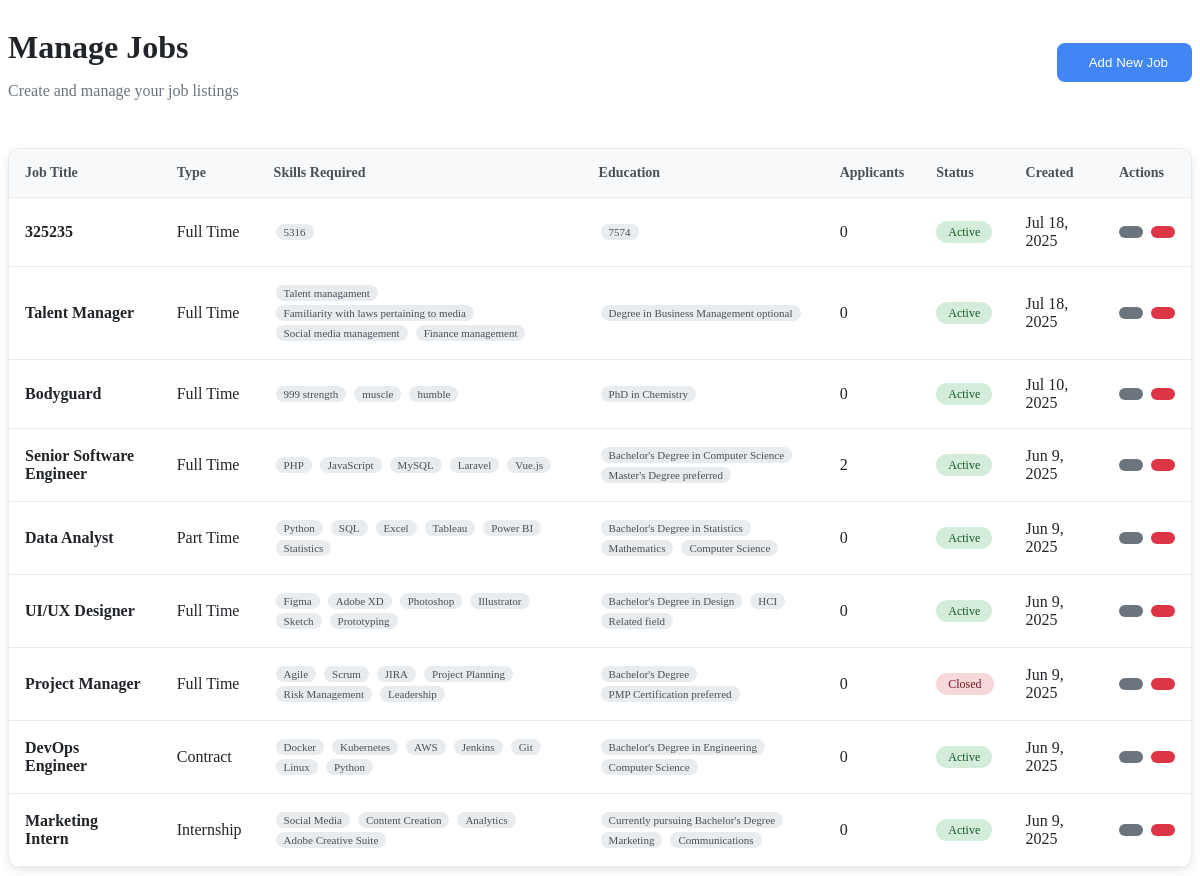
Page /Content/contentview/manage-jobs.php on the earlier database version.
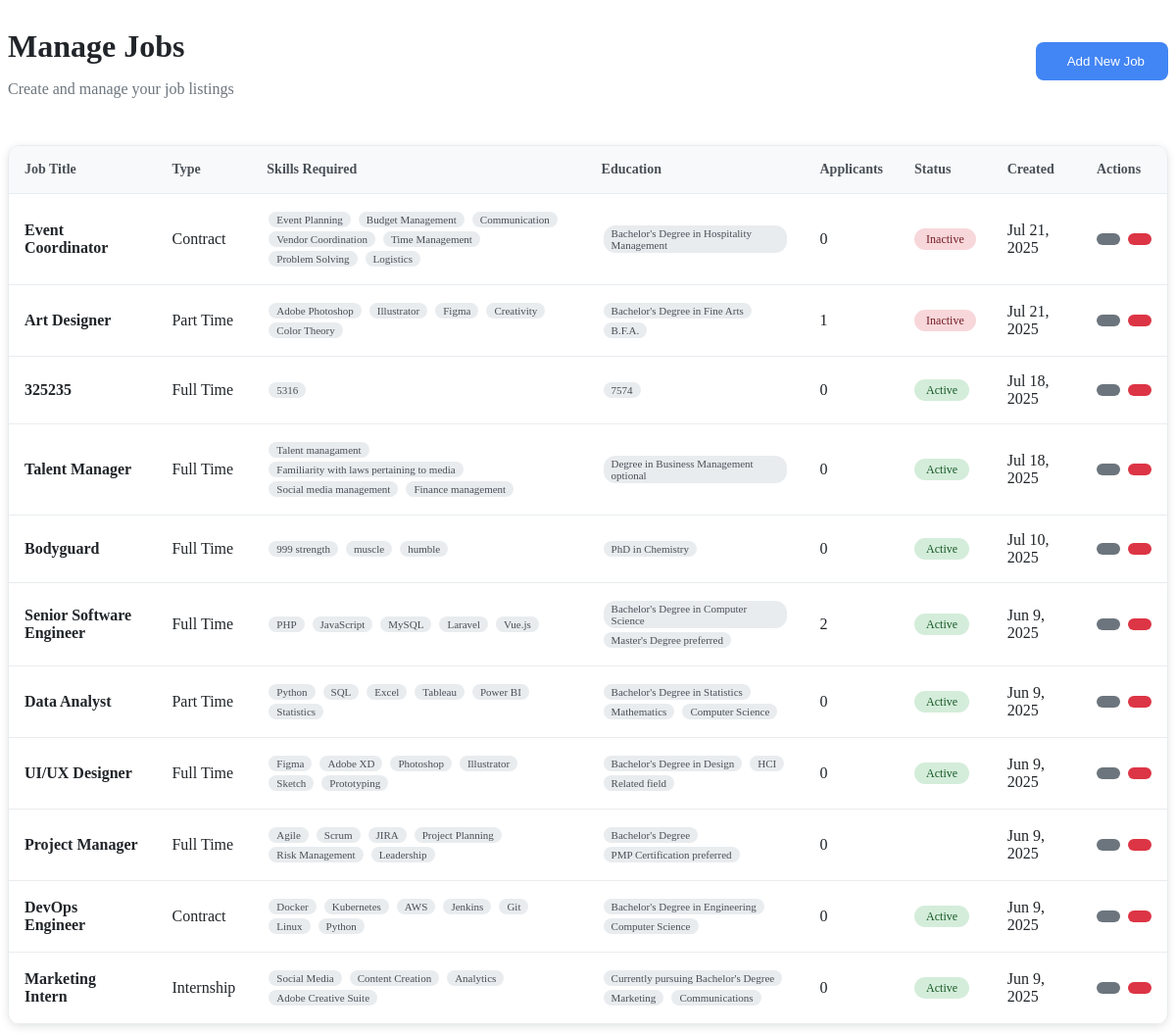
Same page on the later database version.
### tables this page shows
CREATE TABLE `jobs` (
  `id` int(11) NOT NULL,
  `title` varchar(255) NOT NULL,
  `employment_type` enum('Full Time','Part Time','Contract','Internship') NOT NULL,
  `skills` text DEFAULT NULL,
  `education` text DEFAULT NULL,
  `description` text NOT NULL,
  `status` enum('Active','Inactive') DEFAULT 'Active',
  `created_by` varchar(64) DEFAULT NULL,
  `link_id` int(11) DEFAULT NULL,
  `created_at` timestamp NOT NULL DEFAULT current_timestamp(),
  `updated_at` timestamp NOT NULL DEFAULT current_timestamp() ON UPDATE current_timestamp()
);

### Query/get_jobs.php (called while the page is built, shortened)
<?php
require_once 'connect.php';
function getAllJobs($user_id) {
    global $con;
    try {
        if ($user_id) {
            $sql = "SELECT j.*,
                    (SELECT COUNT(*) FROM applications a WHERE a.job_id = j.id) as applicant_count
                    FROM jobs j
                    WHERE j.created_by = '$user_id'
                    ORDER BY j.created_at DESC";
        } else {
            $sql = "SELECT j.*,
                    (SELECT COUNT(*) FROM applications a WHERE a.job_id = j.id) as applicant_count
                    FROM jobs j
                    ORDER BY j.created_at DESC";
        }
        $result = mysqli_query($con, $sql);
        $jobs = [];
        while ($row = mysqli_fetch_assoc($result)) {
            $row['skills'] = json_decode($row['skills'], true) ?: [];
            $row['education'] = json_decode($row['education'], true) ?: [];
            $jobs[] = $row;
        }
        return $jobs;
    } catch (Exception $e) {
        error_log("Error fetching jobs: " . $e->getMessage());
        return [];
    }
}
?>

### Content/contentview/manage-jobs.php (the view, shortened to what this page needs)
<?php
require_once '../Query/get_jobs.php';
$user_id = $_SESSION['id'] ?? null;
$jobs = getAllJobs($user_id);
?>
<link rel="stylesheet" href="CSS/manage-jobs.css">
<div class="page-header">
    <div>
        <h1 style="color: #212529; margin-bottom: 8px;">Manage Jobs</h1>
        <p style="color: #6c757d;">Create and manage your job listings</p>
    </div>
    <button class="btn btn-primary" onclick="openJobModal()">
        Add New Job
    </button>
</div>
<div class="jobs-table">
    <table class="table">
        <thead>
            <tr>
                <th>Job Title</th>
                <th>Type</th>
                <th>Skills Required</th>
                <th>Education</th>
                <th>Applicants</th>
                <th>Status</th>
                <th>Created</th>
                <th>Actions</th>
            </tr>
        </thead>
        <tbody>
            <?php if (empty($jobs)): ?>
            <tr>
                <td colspan="8" style="text-align: center; color: #6c757d; padding: 40px;">
                    No jobs found. <a href="#" onclick="openJobModal()">Create your first job</a>
                </td>
            </tr>
            <?php else: ?>
            <?php foreach ($jobs as $job): ?>
            <tr>
                <td>
                    <strong><?php echo htmlspecialchars($job['title']); ?></strong>
                </td>
                <td><?php echo htmlspecialchars($job['employment_type']); ?></td>
                <td>
                    <?php if (!empty($job['skills'])): ?>
                        <?php foreach ($job['skills'] as $skill): ?>
                            <span class="skill-tag"><?php echo htmlspecialchars($skill); ?></span>
                        <?php endforeach; ?>
                    <?php else: ?>
                        <span style="color: #6c757d; font-style: italic;">No skills specified</span>
                    <?php endif; ?>
                </td>
                <td>
                    <?php if (!empty($job['education'])): ?>
                        <?php foreach ($job['education'] as $edu): ?>
                            <span class="education-tag"><?php echo htmlspecialchars($edu); ?></span>
                        <?php endforeach; ?>
                    <?php else: ?>
                        <span style="color: #6c757d; font-style: italic;">No education specified</span>
                    <?php endif; ?>
                </td>
                <td><?php echo $job['applicant_count'] ?? 0; ?></td>
                <td>
                    <span class="status-badge status-<?php echo strtolower($job['status']); ?>">
                        <?php echo $job['status']; ?>
                    </span>
                </td>
                <td><?php echo date('M j, Y', strtotime($job['created_at'])); ?></td>
                <td>
                    <div class="actions">
                        <button class="btn btn-secondary btn-sm" onclick="editJob(<?php echo $job['id']; ?>)" title="Edit Job">
                        </button>
                        <button class="btn btn-danger btn-sm" onclick="deleteJob(<?php echo $job['id']; ?>)" title="Delete Job">
                        </button>
                    </div>
                </td>
            </tr>
            <?php endforeach; ?>
            <?php endif; ?>
        </tbody>
    </table>
</div>

### Content/CSS/manage-jobs.css (style rules this page uses)
.page-header { display: flex; justify-content: space-between; align-items: center; margin-bottom: 32px; }
.btn { padding: 12px 24px; border: none; border-radius: 8px; font-weight: 500; cursor: pointer; text-decoration: none; display: inline-flex; align-items: center; gap: 8px; transition: all 0.2s; }
.btn-primary { background: #4285f4; color: white; }
.btn-secondary { background: #6c757d; color: white; }
.btn-danger { background: #dc3545; color: white; }
.btn-sm { padding: 6px 12px; font-size: 12px; }
.jobs-table { background: white; border-radius: 12px; overflow: hidden; box-shadow: 0 2px 8px rgba(0, 0, 0, 0.1); border: 1px solid #e9ecef; }
.table { width: 100%; border-collapse: collapse; }
.table th, .table td { padding: 16px; text-align: left; border-bottom: 1px solid #e9ecef; }
.table th { background: #f8f9fa; font-weight: 600; color: #495057; font-size: 14px; }
.table td { color: #212529; }
.status-badge { padding: 4px 12px; border-radius: 20px; font-size: 12px; font-weight: 500; }
.status-active { background: #d4edda; color: #155724; }
.status-inactive { background: #f8d7da; color: #721c24; }
.skill-tag, .education-tag { display: inline-block; background: #e9ecef; color: #495057; padding: 2px 8px; border-radius: 12px; font-size: 11px; margin: 2px; }
.actions { display: flex; gap: 8px; }
.status-closed { background: #f8d7da; color: #721c24; }

Differences in the rows shown:
added jobs: title "Event Coordinator", employment_type "Contract", skill "Event Planning", skill "Budget Management", skill "Communication", skill "Vendor Coordination", skill "Time Management", skill "Problem Solving", skill "Logistics", edu "Bachelor's Degree in Hospitality Management", applicant_count "0", status "Inactive", created_at "Jul 21, 2025"
added jobs: title "Art Designer", employment_type "Part Time", skill "Adobe Photoshop", skill "Illustrator", skill "Figma", skill "Creativity", skill "Color Theory", edu "Bachelor's Degree in Fine Arts", edu "B.F.A.", applicant_count "1", status "Inactive", created_at "Jul 21, 2025"
changed jobs "Project Manager": status "Closed" → (not shown)
